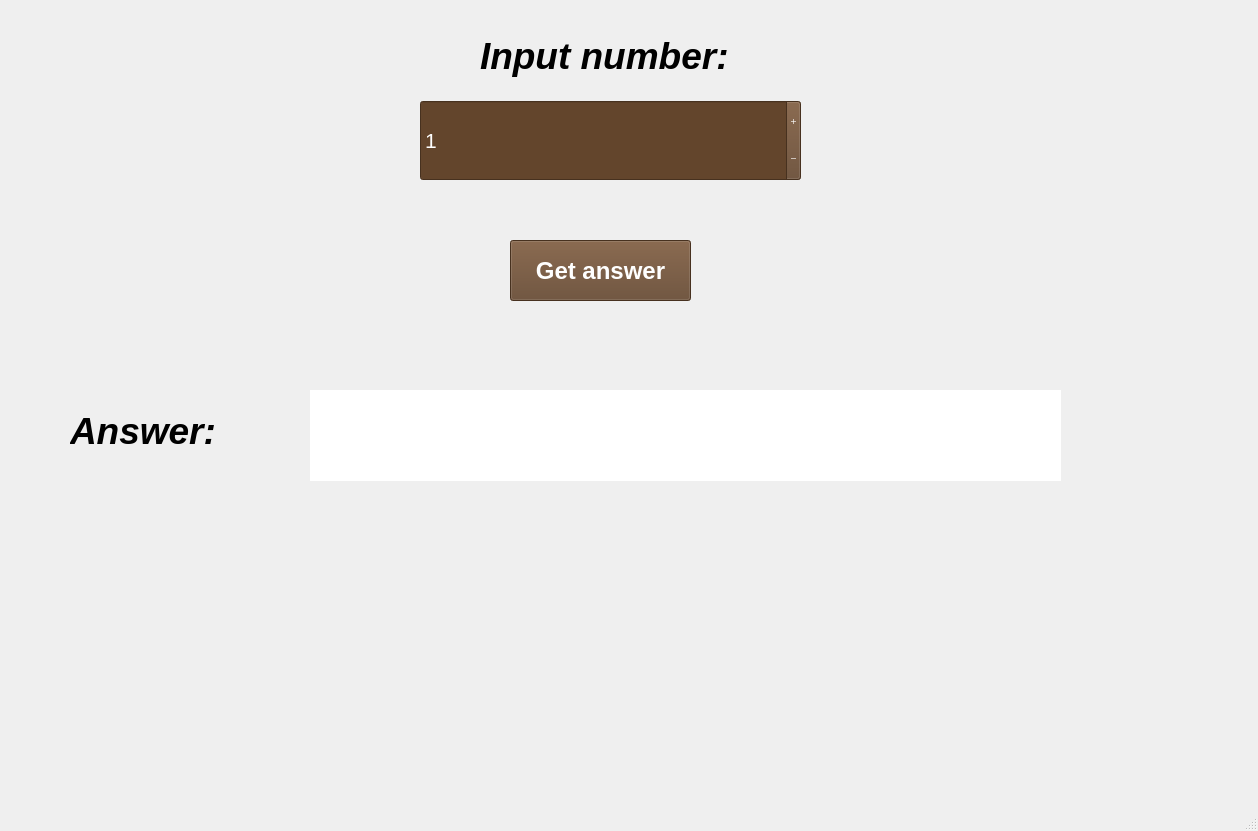
<?xml version="1.0" encoding="UTF-8"?>
<ui version="4.0">
 <class>MainWindow</class>
 <widget class="QMainWindow" name="MainWindow">
  <property name="geometry">
   <rect>
    <x>0</x>
    <y>0</y>
    <width>1258</width>
    <height>831</height>
   </rect>
  </property>
  <property name="windowTitle">
   <string>Reverse number</string>
  </property>
  <widget class="QWidget" name="centralwidget">
   <widget class="QLabel" name="inputText">
    <property name="geometry">
     <rect>
      <x>480</x>
      <y>10</y>
      <width>301</width>
      <height>91</height>
     </rect>
    </property>
    <property name="font">
     <font>
      <pointsize>28</pointsize>
      <italic>true</italic>
      <bold>true</bold>
     </font>
    </property>
    <property name="text">
     <string>Input number:</string>
    </property>
   </widget>
   <widget class="QSpinBox" name="inputSpinBox">
    <property name="geometry">
     <rect>
      <x>420</x>
      <y>100</y>
      <width>381</width>
      <height>81</height>
     </rect>
    </property>
    <property name="font">
     <font>
      <pointsize>16</pointsize>
     </font>
    </property>
    <property name="cursor">
     <cursorShape>ArrowCursor</cursorShape>
    </property>
    <property name="styleSheet">
     <string notr="true">background-color: rgb(99, 69, 44);
color: rgb(255, 255, 255);</string>
    </property>
    <property name="buttonSymbols">
     <enum>QAbstractSpinBox::PlusMinus</enum>
    </property>
    <property name="maximum">
     <number>2147483647</number>
    </property>
    <property name="value">
     <number>1</number>
    </property>
   </widget>
   <widget class="QPushButton" name="answerButton">
    <property name="geometry">
     <rect>
      <x>510</x>
      <y>240</y>
      <width>181</width>
      <height>61</height>
     </rect>
    </property>
    <property name="font">
     <font>
      <pointsize>18</pointsize>
      <bold>true</bold>
     </font>
    </property>
    <property name="cursor">
     <cursorShape>PointingHandCursor</cursorShape>
    </property>
    <property name="styleSheet">
     <string notr="true">background-color: rgb(99, 69, 44);
color: rgb(255, 255, 255);</string>
    </property>
    <property name="text">
     <string>Get answer</string>
    </property>
   </widget>
   <widget class="QLabel" name="answerText">
    <property name="geometry">
     <rect>
      <x>70</x>
      <y>400</y>
      <width>211</width>
      <height>61</height>
     </rect>
    </property>
    <property name="font">
     <font>
      <pointsize>28</pointsize>
      <italic>true</italic>
      <bold>true</bold>
     </font>
    </property>
    <property name="text">
     <string>Answer:</string>
    </property>
   </widget>
   <widget class="QLineEdit" name="answerLineEdit">
    <property name="geometry">
     <rect>
      <x>310</x>
      <y>390</y>
      <width>751</width>
      <height>91</height>
     </rect>
    </property>
    <property name="font">
     <font>
      <pointsize>28</pointsize>
      <bold>true</bold>
     </font>
    </property>
    <property name="frame">
     <bool>false</bool>
    </property>
    <property name="readOnly">
     <bool>true</bool>
    </property>
   </widget>
  </widget>
  <widget class="QMenuBar" name="menubar">
   <property name="geometry">
    <rect>
     <x>0</x>
     <y>0</y>
     <width>1258</width>
     <height>22</height>
    </rect>
   </property>
  </widget>
  <widget class="QStatusBar" name="statusbar"/>
 </widget>
 <resources/>
 <connections/>
</ui>
